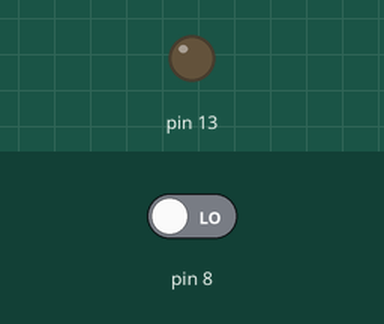
The sketch below on a simulated Arduino Uno, built with avr-gcc and run on an emulated ATmega328P. Shown: output pins drawn as LEDs (lit = HIGH). The inputs (shaded band) are chosen by the test bench; at power-on: pin 8 LOW.

Above: at 0.8 s.
0.9 s: pin 8 driven HIGH
At 1.9 s:
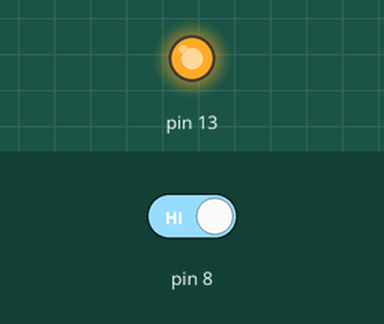
2.4 s: pin 8 driven LOW
At 3.1 s:
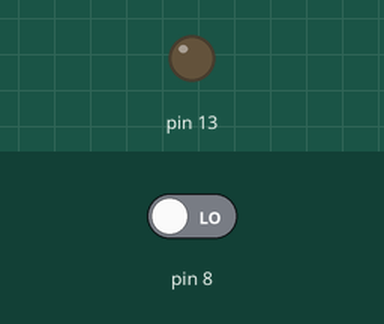
Timing chart, 0 to 5.4 s (numbered marks = the images above; inputs shaded):
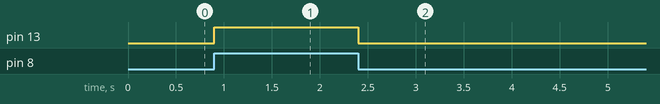

The sketch:

Probset6ex1.c.ino
```cpp
#define F_CPU 16000000UL
#include <avr/io.h>
#include <util/delay.h>
int main(void){

  DDRB |= 0B00100000;
  //DDRB  &= 0B11111100;  pin 8 9 input
  while(1){
    if(PINB&0B00000011==3){
      PORTB |=0B00100000; // LED on


      } else {
        PORTB &=0B11011111; // led off


        }

   // PORTB|=0B00100000;
    //_delay_ms(500);
    //PORTB &= B11011111;
   // _delay_ms(500);
    //make the led respond to push button


    }

  }
```

Measured:
- after the input at 0.9 s, pin 13: LOW → HIGH at once
- after the input at 2.4 s, pin 13: HIGH → LOW at once
